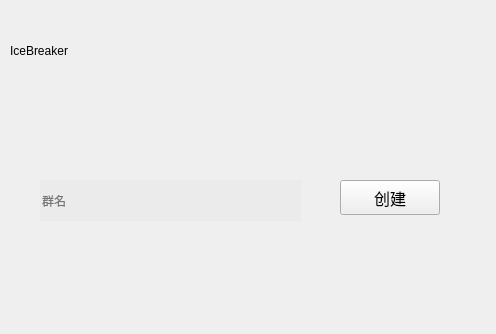
<?xml version="1.0" encoding="UTF-8"?>
<ui version="4.0">
 <class>GroupRegster</class>
 <widget class="QWidget" name="GroupRegster">
  <property name="geometry">
   <rect>
    <x>0</x>
    <y>0</y>
    <width>496</width>
    <height>334</height>
   </rect>
  </property>
  <property name="minimumSize">
   <size>
    <width>496</width>
    <height>334</height>
   </size>
  </property>
  <property name="maximumSize">
   <size>
    <width>496</width>
    <height>334</height>
   </size>
  </property>
  <property name="windowTitle">
   <string>GroupRegster</string>
  </property>
  <property name="styleSheet">
   <string notr="true">QLineEdit{
	border:none;
	background:rgb(235,235,235);
}</string>
  </property>
  <widget class="QLabel" name="label">
   <property name="geometry">
    <rect>
     <x>0</x>
     <y>-20</y>
     <width>501</width>
     <height>331</height>
    </rect>
   </property>
   <property name="styleSheet">
    <string notr="true">border-image: url(:/new/prefix1/blue.jpg);</string>
   </property>
   <property name="text">
    <string/>
   </property>
  </widget>
  <widget class="QLineEdit" name="lineEditGroupName">
   <property name="geometry">
    <rect>
     <x>40</x>
     <y>180</y>
     <width>261</width>
     <height>41</height>
    </rect>
   </property>
   <property name="placeholderText">
    <string>群名</string>
   </property>
  </widget>
  <widget class="QWidget" name="widget" native="true">
   <property name="geometry">
    <rect>
     <x>0</x>
     <y>0</y>
     <width>511</width>
     <height>101</height>
    </rect>
   </property>
   <property name="sizePolicy">
    <sizepolicy hsizetype="Fixed" vsizetype="Fixed">
     <horstretch>0</horstretch>
     <verstretch>0</verstretch>
    </sizepolicy>
   </property>
   <property name="styleSheet">
    <string notr="true">#widget{background-image: url(:/new/prefix1/img/title3.png);}</string>
   </property>
   <widget class="QLabel" name="label_2">
    <property name="geometry">
     <rect>
      <x>10</x>
      <y>20</y>
      <width>261</width>
      <height>61</height>
     </rect>
    </property>
    <property name="styleSheet">
     <string notr="true">font: 36pt &quot;Kunstler Script&quot;;
</string>
    </property>
    <property name="text">
     <string>IceBreaker</string>
    </property>
   </widget>
  </widget>
  <widget class="QPushButton" name="pushButtonCreateGroup">
   <property name="geometry">
    <rect>
     <x>340</x>
     <y>180</y>
     <width>100</width>
     <height>35</height>
    </rect>
   </property>
   <property name="sizePolicy">
    <sizepolicy hsizetype="Fixed" vsizetype="Fixed">
     <horstretch>0</horstretch>
     <verstretch>0</verstretch>
    </sizepolicy>
   </property>
   <property name="minimumSize">
    <size>
     <width>100</width>
     <height>35</height>
    </size>
   </property>
   <property name="maximumSize">
    <size>
     <width>90</width>
     <height>35</height>
    </size>
   </property>
   <property name="font">
    <font>
     <family>微软雅黑</family>
     <pointsize>12</pointsize>
    </font>
   </property>
   <property name="styleSheet">
    <string notr="true">background-color: rgb(46,46，46);
color: rgb(0, 0, 0);
</string>
   </property>
   <property name="text">
    <string>创建</string>
   </property>
  </widget>
 </widget>
 <resources/>
 <connections/>
</ui>
